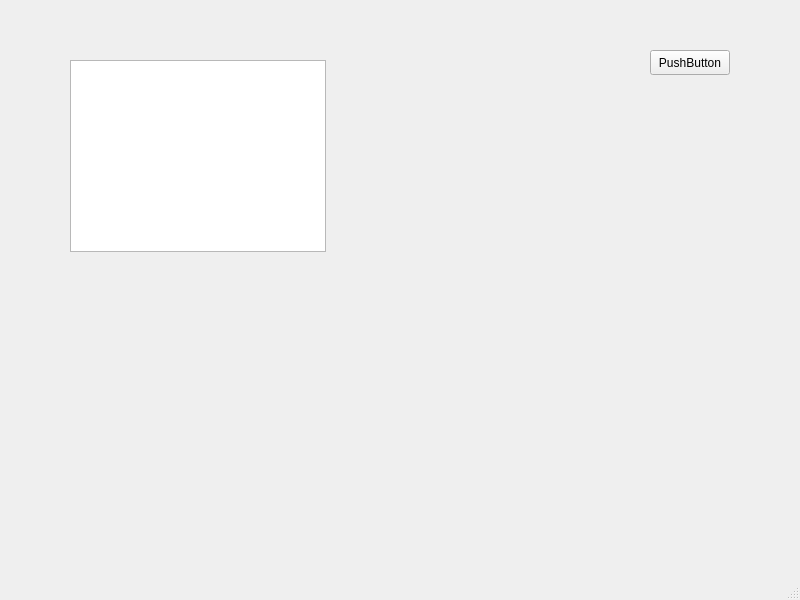
<?xml version="1.0" encoding="UTF-8"?>
<ui version="4.0">
 <class>MainWindow</class>
 <widget class="QMainWindow" name="MainWindow">
  <property name="geometry">
   <rect>
    <x>0</x>
    <y>0</y>
    <width>800</width>
    <height>600</height>
   </rect>
  </property>
  <property name="windowTitle">
   <string>MainWindow</string>
  </property>
  <widget class="QWidget" name="centralwidget">
   <widget class="QPushButton" name="refreshButton">
    <property name="geometry">
     <rect>
      <x>650</x>
      <y>50</y>
      <width>80</width>
      <height>25</height>
     </rect>
    </property>
    <property name="text">
     <string>PushButton</string>
    </property>
   </widget>
   <widget class="QListWidget" name="deviceList">
    <property name="geometry">
     <rect>
      <x>70</x>
      <y>60</y>
      <width>256</width>
      <height>192</height>
     </rect>
    </property>
    <property name="iconSize">
     <size>
      <width>24</width>
      <height>24</height>
     </size>
    </property>
   </widget>
  </widget>
  <widget class="QMenuBar" name="menubar">
   <property name="geometry">
    <rect>
     <x>0</x>
     <y>0</y>
     <width>800</width>
     <height>22</height>
    </rect>
   </property>
  </widget>
  <widget class="QStatusBar" name="statusbar"/>
 </widget>
 <resources/>
 <connections/>
</ui>
